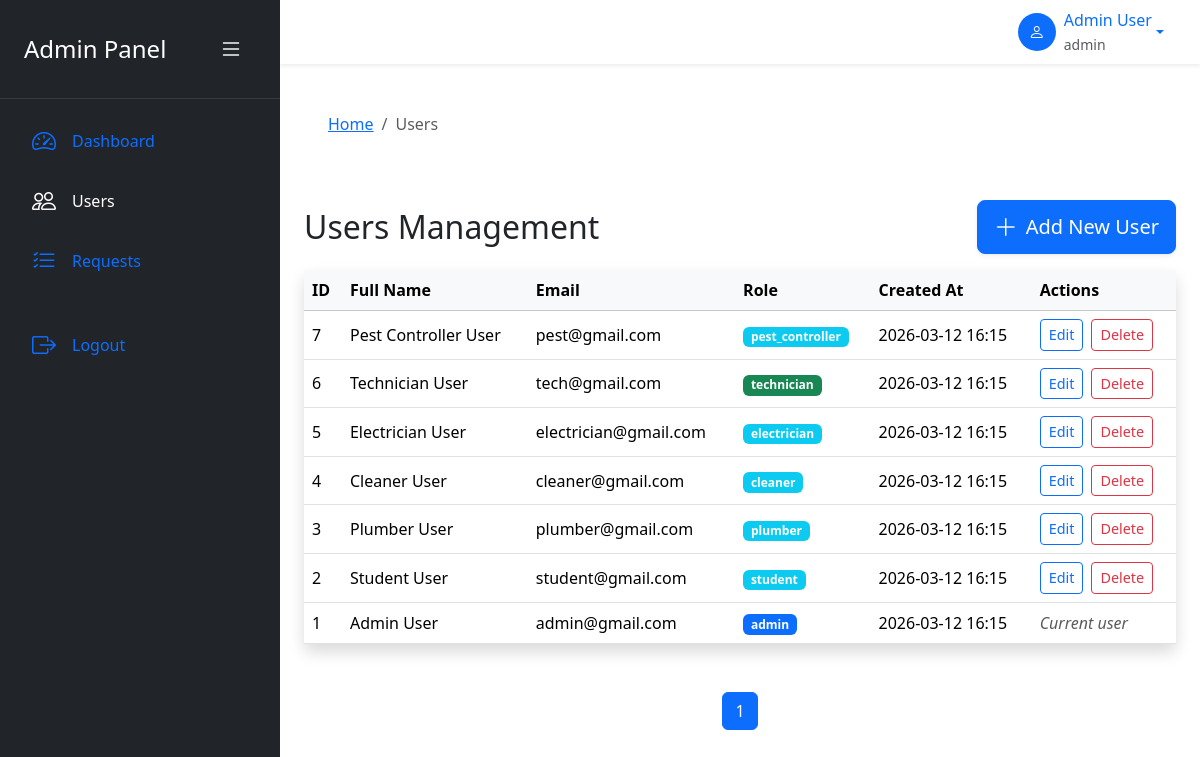
Screenshot of /users (signed in) with the database file from the repository.
### app.py (models this page shows, shortened)
class User(UserMixin, db.Model):
    id = db.Column(db.Integer, primary_key=True)
    full_name = db.Column(db.String(100))
    email = db.Column(db.String(120), unique=True)
    password_hash = db.Column(db.String(200))
    role = db.Column(db.String(20))
    room_number = db.Column(db.String(20), nullable=True)
    created_at = db.Column(db.DateTime, default=datetime.utcnow)
    def unread_notifications_count(self):
        return self.notifications.filter_by(is_read=False).count()

### app.py (the view)
@app.route("/users")
@login_required
@admin_required
def users():
    page = request.args.get('page', 1, type=int)
    users = User.query.order_by(User.created_at.desc()).paginate(
        page=page, per_page=10, error_out=False
    )
    return render_template("admin/users.html", users=users)

### app.py (called while the page is built)
@app.context_processor
def inject_notifications():
    if not current_user.is_authenticated:
        return {'unread_count': 0, 'has_unread': False}
    unread_count = current_user.unread_notifications_count()
    return {'unread_count': unread_count, 'has_unread': unread_count > 0}

def admin_required(f):
    @wraps(f)
    def decorated(*args, **kwargs):
        if not current_user.is_authenticated:
            flash("Please log in.", "warning")
            return redirect(url_for('login'))
        if current_user.role != 'admin':
            flash("Admin access only.", "danger")
            return redirect(url_for('dashboard'))
        return f(*args, **kwargs)
    return decorated

@app.template_filter('format_datetime')
def format_datetime(value, format='%Y-%m-%d %H:%M'):
    if value is None:
        value = datetime.now()
    return value.strftime(format)

@login_manager.user_loader
def load_user(user_id):
    return User.query.get(int(user_id))

### templates/admin/users.html (shortened to what this page needs)
<!DOCTYPE html>
<html lang="en" data-bs-theme="light">
<head>
    <link href="https://cdn.jsdelivr.net/npm/bootstrap@5.3.3/dist/css/bootstrap.min.css" rel="stylesheet">
    <link rel="stylesheet" href="https://cdn.jsdelivr.net/npm/bootstrap-icons@1.11.3/font/bootstrap-icons.min.css">
</head>
<body>
<nav class="sidebar" id="sidebar">
    <div class="sidebar-header d-flex align-items-center justify-content-between p-4 border-bottom border-light border-opacity-10">
        <h4 class="mb-0 sidebar-text">Admin Panel</h4>
        <button id="sidebarToggle" class="btn btn-link text-white">
            <i class="bi bi-list fs-4"></i>
        </button>
    </div>
    <div class="p-3">
        <ul class="nav flex-column gap-2">
            <li class="nav-item">
                <a class="nav-link text-white-75 d-flex align-items-center" href="{{ url_for('dashboard') }}">
                    <i class="bi bi-speedometer2 fs-4 me-3"></i><span class="sidebar-text">Dashboard</span>
                </a>
            </li>
            <li class="nav-item">
                <a class="nav-link active text-white d-flex align-items-center" href="{{ url_for('users') }}">
                    <i class="bi bi-people fs-4 me-3"></i><span class="sidebar-text">Users</span>
                </a>
            </li>
            <li class="nav-item">
                <a class="nav-link text-white-75 d-flex align-items-center" href="{{ url_for('requests') }}">
                    <i class="bi bi-list-check fs-4 me-3"></i><span class="sidebar-text">Requests</span>
                </a>
            </li>
            <li class="nav-item mt-auto pt-4">
                <a class="nav-link text-white-75 d-flex align-items-center" href="{{ url_for('logout') }}">
                    <i class="bi bi-box-arrow-right fs-4 me-3"></i><span class="sidebar-text">Logout</span>
                </a>
            </li>
        </ul>
    </div>
</nav>
<div class="main-content" id="mainContent">
    <header class="navbar navbar-expand-lg bg-white shadow-sm sticky-top px-4">
        <div class="container-fluid">
            <div class="ms-auto d-flex align-items-center gap-3">
                <div class="dropdown">
                    <a class="d-flex align-items-center text-decoration-none dropdown-toggle" href="#" data-bs-toggle="dropdown">
                        <div class="bg-primary text-white rounded-circle d-flex align-items-center justify-content-center me-2" style="width:38px;height:38px;">
                            <i class="bi bi-person"></i>
                        </div>
                        <div class="d-none d-md-block">
                            <div>{{ current_user.full_name }}</div>
                            <small class="text-muted">{{ current_user.role }}</small>
                        </div>
                    </a>
                </div>
            </div>
        </div>
    </header>
    <nav aria-label="breadcrumb" class="p-4 p-lg-5">
        <ol class="breadcrumb mb-3">
            <li class="breadcrumb-item"><a href="{{ url_for('dashboard') }}">Home</a></li>
            <li class="breadcrumb-item active">Users</li>
        </ol>
    </nav>
    <div class="d-flex flex-wrap justify-content-between align-items-center gap-3 px-4 pb-3">
        <h1 class="h2 mb-0">Users Management</h1>
        <a href="{{ url_for('add_user') }}" class="btn btn-primary btn-lg d-flex align-items-center gap-2 shadow-sm">
            <i class="bi bi-plus-lg fs-4"></i>Add New User
        </a>
    </div>
    <div class="card shadow border-0 mx-4 mb-5">
        <div class="card-body p-0">
            <div class="table-responsive">
                <table class="table table-hover align-middle mb-0">
                    <thead class="table-light">
                        <tr>
                            <th>ID</th>
                            <th>Full Name</th>
                            <th>Email</th>
                            <th>Role</th>
                            <th>Created At</th>
                            <th>Actions</th>
                        </tr>
                    </thead>
                    <tbody>
                        {% for user in users.items %}
                        <tr>
                            <td>{{ user.id }}</td>
                            <td>{{ user.full_name }}</td>
                            <td>{{ user.email }}</td>
                            <td>
                                <span class="badge bg-{{ 'primary' if user.role.lower() == 'admin' else 'success' if user.role.lower() == 'technician' else 'info' }}">
                                    {{ user.role }}
                                </span>
                            </td>
                            <td>{{ user.created_at | format_datetime }}</td>
                            <td>
                                {% if user.id != current_user.id %}
                                <div class="d-flex gap-2">
                                    <a href="{{ url_for('edit_user', user_id=user.id) }}" class="btn btn-sm btn-outline-primary action-btn">Edit</a>
                                    <form action="{{ url_for('delete_user', user_id=user.id) }}" method="POST" style="display:inline;" onsubmit="return confirm('Delete {{ user.full_name }}?');">
                                        <button type="submit" class="btn btn-sm btn-outline-danger action-btn">Delete</button>
                                    </form>
                                </div>
                                {% else %}
                                <span class="text-muted fst-italic">Current user</span>
                                {% endif %}
                            </td>
                        </tr>
                        {% endfor %}
                    </tbody>
                </table>
            </div>
        </div>
    </div>
    <nav class="px-4 mb-5">
        <ul class="pagination justify-content-center">
            {% for page_num in users.iter_pages(left_edge=1, right_edge=1, left_current=2, right_current=2) %}
                {% if page_num %}
                    {% if page_num != users.page %}
                    <li class="page-item"><a class="page-link" href="{{ url_for('users', page=page_num) }}">{{ page_num }}</a></li>
                    {% else %}
                    <li class="page-item active"><span class="page-link">{{ page_num }}</span></li>
                    {% endif %}
                {% else %}
                <li class="page-item disabled"><span class="page-link">…</span></li>
                {% endif %}
            {% endfor %}
        </ul>
    </nav>
</div>
</body>
</html>

### templates/admin/users.html (style rules this page uses)
:root { --sidebar-width: 280px; --sidebar-collapsed-width: 78px; }
body { min-height: 100vh; background: var(--bs-body-bg); }
.sidebar { position: fixed; inset: 0 auto 0 0; width: var(--sidebar-width); transition: width 0.35s ease; z-index: 1030; overflow-y: auto; background: var(--bs-dark); color: white; }
.main-content { margin-left: var(--sidebar-width); transition: margin-left 0.35s ease; }
.table-responsive { max-height: 70vh; overflow-y: auto; }
.action-btn { font-size: 0.9rem; padding: 0.25rem 0.5rem; }

### rows the page displays
User: full_name "Admin User", role "admin", id "1", email "admin@gmail.com", created_at "2026-03-12 16:15", shows "Current user"
User: id "7", full_name "Pest Controller User", email "pest@gmail.com", role "pest_controller", created_at "2026-03-12 16:15"
User: id "6", full_name "Technician User", email "tech@gmail.com", role "technician", created_at "2026-03-12 16:15"
User: id "5", full_name "Electrician User", email "electrician@gmail.com", role "electrician", created_at "2026-03-12 16:15"
User: id "4", full_name "Cleaner User", email "cleaner@gmail.com", role "cleaner", created_at "2026-03-12 16:15"
User: id "3", full_name "Plumber User", email "plumber@gmail.com", role "plumber", created_at "2026-03-12 16:15"
User: id "2", full_name "Student User", email "student@gmail.com", role "student", created_at "2026-03-12 16:15"

### other values shown
{{ page_num }} "1"
